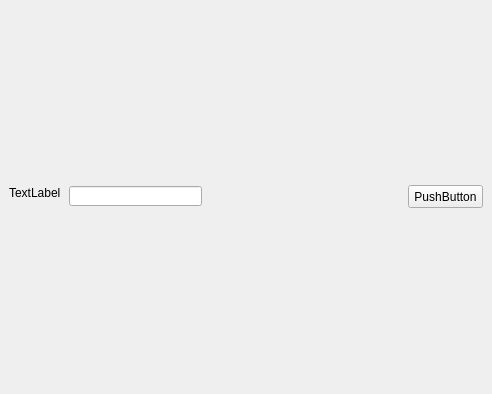
<?xml version="1.0" encoding="UTF-8"?>
<ui version="4.0">
 <class>AutoUpdate</class>
 <widget class="QWidget" name="AutoUpdate">
  <property name="geometry">
   <rect>
    <x>0</x>
    <y>0</y>
    <width>492</width>
    <height>394</height>
   </rect>
  </property>
  <property name="windowTitle">
   <string>Form</string>
  </property>
  <widget class="QLabel" name="label_MaIP">
   <property name="geometry">
    <rect>
     <x>9</x>
     <y>185</y>
     <width>54</width>
     <height>16</height>
    </rect>
   </property>
   <property name="text">
    <string>TextLabel</string>
   </property>
  </widget>
  <widget class="QLineEdit" name="lineEdit_MaIP">
   <property name="geometry">
    <rect>
     <x>69</x>
     <y>186</y>
     <width>133</width>
     <height>20</height>
    </rect>
   </property>
  </widget>
  <widget class="QPushButton" name="pushButton_addMa">
   <property name="geometry">
    <rect>
     <x>408</x>
     <y>185</y>
     <width>75</width>
     <height>23</height>
    </rect>
   </property>
   <property name="text">
    <string>PushButton</string>
   </property>
  </widget>
 </widget>
 <resources/>
 <connections/>
</ui>
